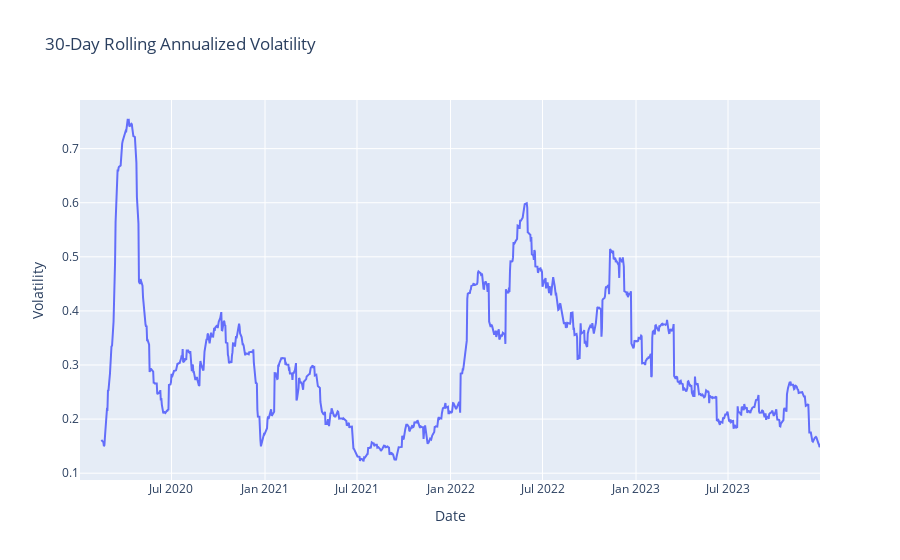

The code cell stored with this chart in its notebook:
### Markdown cell above
### Rolling Metrics

### Code cell
rolling_vol = portfolio_daily_returns.rolling(window=30).std() * np.sqrt(trading_days)
rolling_return = portfolio_daily_returns.rolling(window=30).mean() * trading_days

fig = go.Figure()
fig.add_trace(go.Scatter(x=rolling_vol.index, y=rolling_vol, name='30-Day Rolling Volatility'))
fig.update_layout(title='30-Day Rolling Annualized Volatility', xaxis_title='Date', yaxis_title='Volatility')
fig.show()

### Figure 1 — Plotly figure (JSON) as saved in the notebook; plotly's stock layout.template omitted (floating-point values rounded to 4 significant figures; data arrays with more than 128 entries replaced by an {"elided": "..."} marker saying what was removed)
{"data": [{"name": "30-Day Rolling Volatility", "type": "scatter", "x": {"elided": "1005 str values"}, "y": {"elided": "1005 float values"}}], "layout": {"title": {"text": "30-Day Rolling Annualized Volatility"}, "xaxis": {"title": {"text": "Date"}}, "yaxis": {"title": {"text": "Volatility"}}}}
